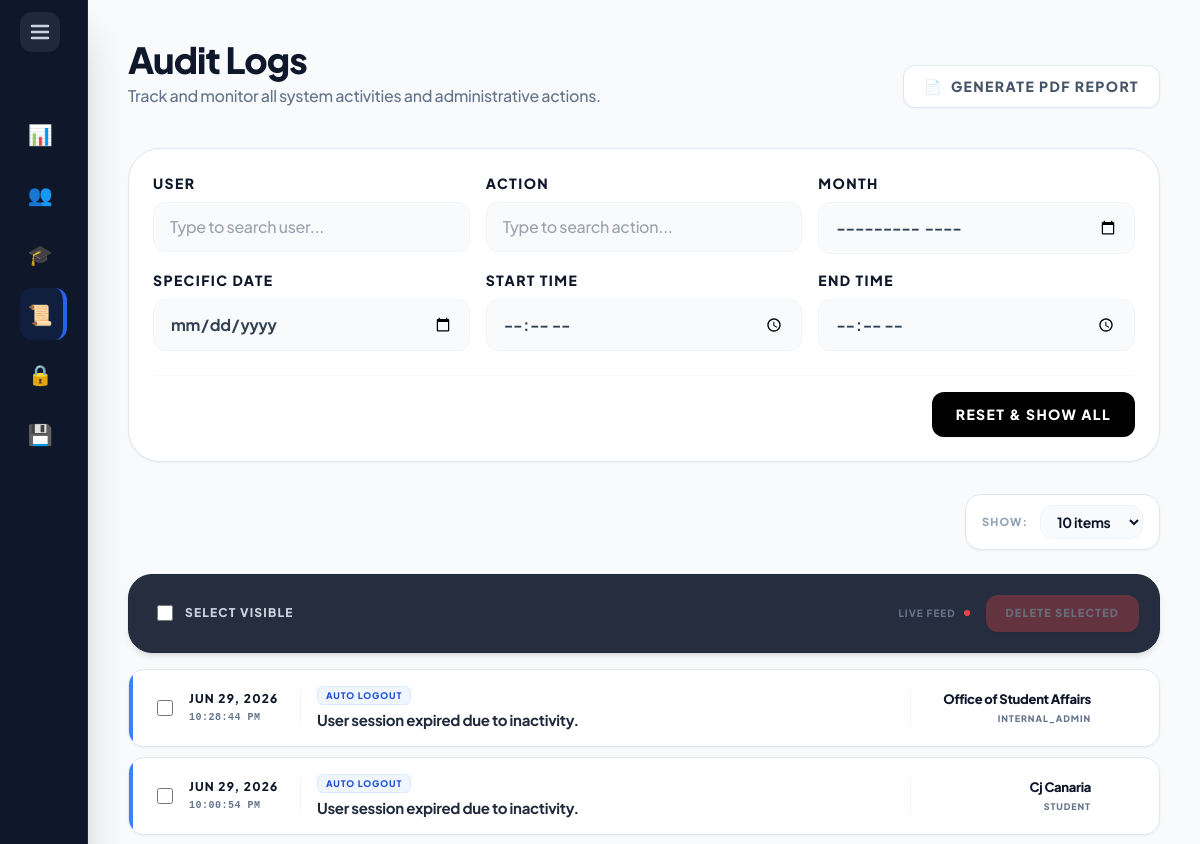
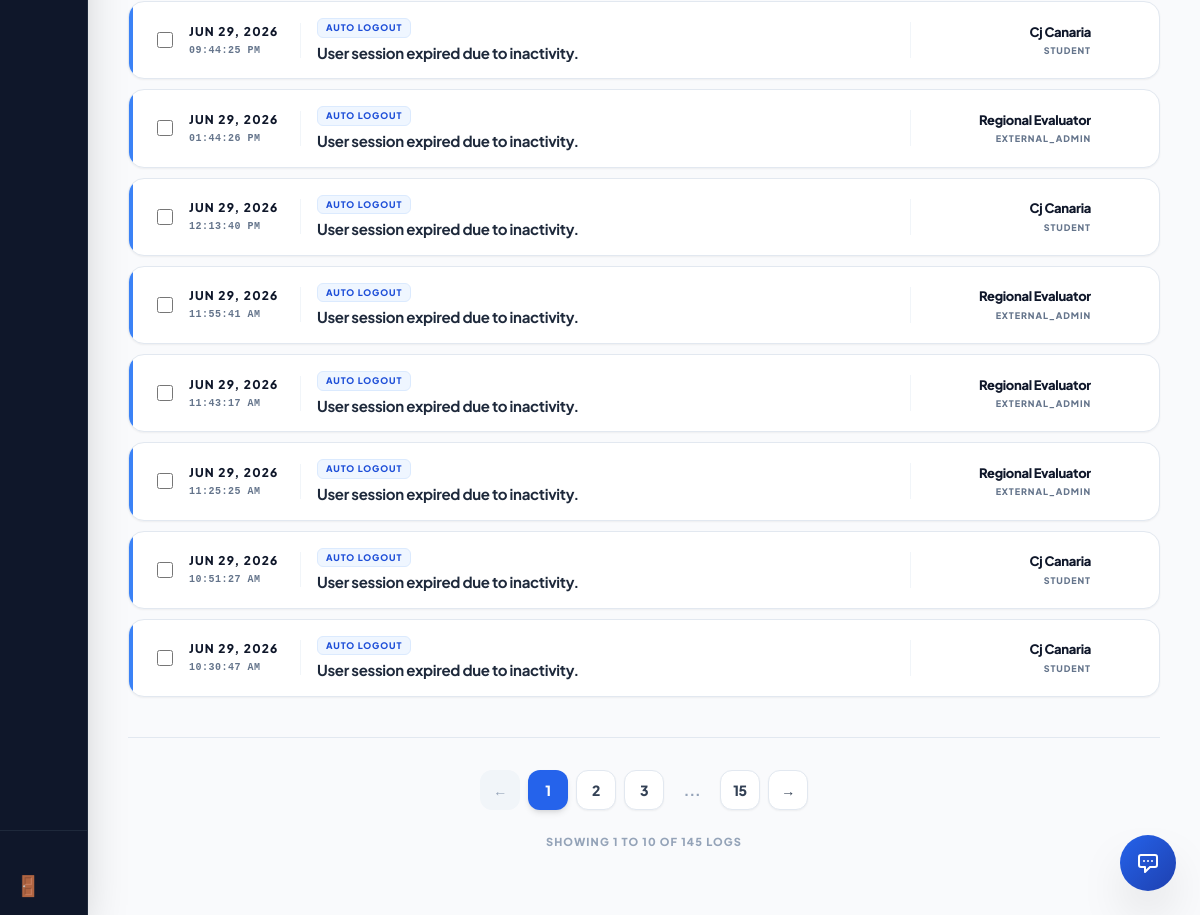
The page /super_admin/logs.php (signed in) on the database its author committed (2 pictures, top to bottom).
### tables this page shows
CREATE TABLE `audit_log` (
  `AuditID` int(11) NOT NULL AUTO_INCREMENT,
  `UserID` int(11) DEFAULT NULL,
  `ActionPerformed` varchar(255) DEFAULT NULL,
  `ActionDate` timestamp NOT NULL DEFAULT current_timestamp(),
  `Description` text DEFAULT NULL,
  `IPAddress` varchar(45) DEFAULT NULL,
  PRIMARY KEY (`AuditID`)
);

CREATE TABLE `users` (
  `UserID` int(11) NOT NULL AUTO_INCREMENT,
  `Username` varchar(50) NOT NULL,
  `Email` varchar(100) NOT NULL,
  `PasswordHash` varchar(255) NOT NULL,
  `FirstName` varchar(100) NOT NULL,
  `LastName` varchar(100) NOT NULL,
  `Role` enum('Student','Internal_Admin','External_Admin','Super_Admin') DEFAULT 'Student',
  `AccountStatus` varchar(20) DEFAULT 'Active',
  `StudentID_Num` varchar(50) DEFAULT NULL,
  `YearLevel` varchar(50) DEFAULT NULL,
  `GPA` decimal(4,2) DEFAULT NULL,
  `Major` varchar(100) DEFAULT NULL,
  `ProgramID` int(11) DEFAULT NULL,
  `Department` varchar(100) DEFAULT NULL,
  `Organization` varchar(100) DEFAULT NULL,
  `ContactNumber` varchar(20) DEFAULT NULL,
  `DateOfBirth` date DEFAULT NULL,
  `ProfilePicture` varchar(255) DEFAULT NULL,
  `ResetToken` varchar(255) DEFAULT NULL,
  `ResetTokenExpire` datetime DEFAULT NULL,
  `Gender` varchar(20) NOT NULL DEFAULT 'Not Specified',
  PRIMARY KEY (`UserID`),
  UNIQUE KEY `Username` (`Username`),
  UNIQUE KEY `Email` (`Email`)
);

### super_admin/logs.php (the view, shortened to what this page needs)
<?php
include '../includes/db_connect.php';
include '../includes/header.php';
include '../includes/super_sidebar.php';
$query = "
    SELECT l.*, u.FirstName, u.LastName, u.Role
    FROM audit_log l
    LEFT JOIN users u ON l.UserID = u.UserID
    ORDER BY l.ActionDate DESC LIMIT 500
";
try {
    $stmt = $pdo->prepare($query);
    $stmt->execute();
    $logs = $stmt->fetchAll();
} catch (PDOException $e) {
    die("Database Error: " . $e->getMessage());
}
?>
<main class="flex-1 p-5 lg:p-10 lg:ml-72 bg-slate-50/50 min-h-screen transition-all duration-300">
    <header class="flex flex-col sm:flex-row sm:justify-between sm:items-end gap-4 mb-10">
        <div>
            <h2 class="text-3xl lg:text-4xl font-black text-slate-900 tracking-tight">Audit Logs</h2>
            <p class="text-slate-500 text-sm lg:text-base font-medium mt-1">Track and monitor all system activities and administrative actions.</p>
        </div>
        <div class="flex items-center gap-3">
            <a href="export_logs_pdf.php" target="_blank" class="bg-white text-slate-600 border border-slate-200 px-5 py-2.5 rounded-xl text-[14px] font-black uppercase tracking-widest hover:bg-slate-900 hover:text-white hover:border-slate-900 transition-all shadow-sm flex items-center gap-2 group">
                <span class="opacity-50 group-hover:opacity-100 transition-opacity">📄</span> Generate PDF Report
            </a>
        </div>
    </header>
    <div class="bg-white p-6 rounded-[2rem] border border-slate-200 shadow-sm mb-8">
        <div class="flex flex-col gap-4">
            <div class="grid grid-cols-1 md:grid-cols-2 lg:grid-cols-3 xl:grid-cols-6 gap-4">
                <div>
                    <label class="block text-[14px] font-black text-slate-900 uppercase tracking-widest mb-2">User</label>
                    <input type="text" id="filterUser" list="usersList" oninput="filterLogs()" placeholder="Type to search user..." autocomplete="off" class="w-full bg-slate-50 border border-slate-100 px-4 py-3 rounded-xl font-bold text-md text-slate-700 outline-none focus:ring-2 focus:ring-blue-500/20 transition-all cursor-text placeholder:font-medium">
                </div>
                <div>
                    <label class="block text-[14px] font-black text-slate-900 uppercase tracking-widest mb-2">Action</label>
                    <input type="text" id="filterAction" list="actionsList" oninput="filterLogs()" placeholder="Type to search action..." autocomplete="off" class="w-full bg-slate-50 border border-slate-100 px-4 py-3 rounded-xl font-bold text-md text-slate-700 outline-none focus:ring-2 focus:ring-blue-500/20 transition-all cursor-text placeholder:font-medium">
                </div>
                <div><label class="block text-[14px] font-black text-slate-900 uppercase tracking-widest mb-2">Month</label><input type="month" id="filterMonth" onchange="filterLogs()" class="w-full bg-slate-50 border border-slate-100 px-4 py-3 rounded-xl font-bold text-md text-slate-700 outline-none focus:ring-2 focus:ring-blue-500/20 transition-all cursor-pointer"></div>
                <div><label class="block text-[14px] font-black text-slate-900 uppercase tracking-widest mb-2">Specific Date</label><input type="date" id="filterDate" onchange="filterLogs()" class="w-full bg-slate-50 border border-slate-100 px-4 py-3 rounded-xl font-bold text-md text-slate-700 outline-none focus:ring-2 focus:ring-blue-500/20 transition-all cursor-pointer"></div>
                <div><label class="block text-[14px] font-black text-slate-900 uppercase tracking-widest mb-2">Start Time</label><input type="time" id="filterTimeStart" onchange="filterLogs()" class="w-full bg-slate-50 border border-slate-100 px-4 py-3 rounded-xl font-bold text-md text-slate-700 outline-none focus:ring-2 focus:ring-blue-500/20 transition-all cursor-pointer"></div>
                <div><label class="block text-[14px] font-black text-slate-900 uppercase tracking-widest mb-2">End Time</label><input type="time" id="filterTimeEnd" onchange="filterLogs()" class="w-full bg-slate-50 border border-slate-100 px-4 py-3 rounded-xl font-bold text-md text-slate-700 outline-none focus:ring-2 focus:ring-blue-500/20 transition-all cursor-pointer"></div>
            </div>
            <div class="flex justify-end mt-2 pt-4 border-t border-slate-50">
                <button type="button" onclick="clearFilters()" class="bg-black text-white px-6 py-3 rounded-xl font-black text-[14px] uppercase tracking-widest hover:bg-slate-800 transition-all shadow-sm active:scale-95 flex items-center justify-center">Reset & Show All</button>
            </div>
        </div>
    </div>
    <div class="flex justify-end mb-6" id="logContainer">
        <div class="flex items-center gap-3 bg-white px-4 py-2.5 rounded-2xl border border-slate-200 shadow-sm shrink-0">
            <span class="text-[11px] font-black text-slate-400 uppercase tracking-widest hidden sm:inline">Show:</span>
            <select id="itemsPerPage" onchange="changeItemsPerPage()" class="bg-slate-50 border border-slate-100 text-slate-900 text-sm font-bold rounded-xl focus:ring-2 focus:ring-blue-500 focus:border-blue-500 block px-3 py-1.5 outline-none cursor-pointer">
                <option value="10" selected>10 items</option>
            </select>
        </div>
    </div>
    <form action="../actions/process_crud.php" method="POST" id="batchDeleteForm" onsubmit="return confirm('Are you sure you want to delete the selected logs? This cannot be undone.');">
        <div class="bg-slate-900 p-4 lg:p-5 rounded-[1.5rem] flex items-center justify-between mb-4 shadow-md sticky top-[5.5rem] z-40 backdrop-blur-md bg-slate-900/90 border border-slate-800">
            <div class="flex items-center gap-3 px-2">
                <input type="checkbox" id="selectAll" class="w-4 h-4 rounded border-slate-700 bg-slate-800 text-blue-500 focus:ring-blue-500 cursor-pointer">
                <label for="selectAll" class="text-[12px] font-black text-slate-300 uppercase tracking-widest cursor-pointer select-none">Select Visible</label>
            </div>
            <div class="flex items-center gap-4">
                <span class="hidden sm:flex items-center gap-2 text-[10px] font-black text-slate-500 uppercase tracking-widest">
                    Live Feed <span class="w-1.5 h-1.5 rounded-full bg-red-500 animate-pulse"></span>
                </span>
                <button type="submit" id="deleteBtn" disabled class="bg-red-500 text-white px-5 py-2.5 rounded-xl text-[11px] font-black uppercase tracking-widest hover:bg-red-600 transition-all disabled:opacity-30 disabled:cursor-not-allowed disabled:hover:bg-red-500 shadow-md">
                    Delete Selected
                </button>
            </div>
        </div>
        <div id="logsGrid" class="flex flex-col gap-2.5">
            <?php foreach($logs as $log):
                $user_fullname = $log['FirstName'] ? $log['FirstName'] . ' ' . $log['LastName'] : 'System / Unknown';
            ?>
            <div class="log-card bg-white rounded-2xl border border-slate-200 shadow-sm hover:shadow-md hover:border-blue-300 transition-all flex flex-col lg:flex-row items-start lg:items-center justify-between p-4 relative overflow-hidden group"
                 data-user-name="<?= strtolower(htmlspecialchars($user_fullname)) ?>"
                 data-action="<?= strtolower(htmlspecialchars($log['ActionPerformed'])) ?>"
                 data-month="<?= date('Y-m', strtotime($log['ActionDate'])) ?>"
                 data-date="<?= date('Y-m-d', strtotime($log['ActionDate'])) ?>"
                 data-time="<?= date('H:i', strtotime($log['ActionDate'])) ?>">
                <div class="absolute top-0 left-0 w-1 h-full bg-blue-500"></div>
                <div class="flex gap-4 items-center flex-1 min-w-0 pl-3 w-full lg:w-auto">
                    <input type="checkbox" name="log_ids[]" value="<?= $log['AuditID'] ?>" class="log-checkbox w-4 h-4 rounded border-slate-300 text-blue-600 focus:ring-blue-500 cursor-pointer shrink-0">
                    <div class="shrink-0 w-24 lg:w-28 border-r border-slate-100 pr-3 lg:pr-4 hidden sm:block">
                        <p class="text-[11px] lg:text-[12px] font-black text-slate-900 uppercase tracking-widest"><?= date('M d, Y', strtotime($log['ActionDate'])) ?></p>
                        <p class="text-[10px] font-black text-slate-500 font-mono tracking-wider mt-0.5"><?= date('h:i:s A', strtotime($log['ActionDate'])) ?></p>
                    </div>
                    <div class="flex-1 min-w-0 pr-2">
                        <div class="flex items-center gap-2 mb-1.5 flex-wrap">
                            <span class="bg-blue-50 text-blue-700 px-2 py-0.5 rounded-md font-black text-[9px] uppercase tracking-widest border border-blue-100 shrink-0">
                                <?= htmlspecialchars($log['ActionPerformed']) ?>
                            </span>
                        </div>
                        <p class="text-sm lg:text-[15px] font-bold text-slate-800 leading-tight truncate" title="<?= htmlspecialchars($log['Description']) ?>">
                            <?= htmlspecialchars($log['Description']) ?>
                        </p>
                    </div>
                </div>
                <div class="flex items-center justify-between w-full lg:w-auto shrink-0 mt-3 lg:mt-0 border-t lg:border-t-0 lg:border-l border-slate-100 pt-3 lg:pt-0 lg:pl-5 pl-10 sm:pl-11">
                    <div class="text-left lg:text-right w-40 flex-1 lg:flex-none">
                        <p class="text-[13px] font-black text-slate-900 truncate">
                            <?= htmlspecialchars($user_fullname) ?>
                        </p>
                        <p class="text-[9px] font-black text-slate-500 uppercase tracking-widest mt-0.5">
                            <?= htmlspecialchars($log['Role'] ?? 'Automated') ?>
                        </p>
                    </div>
                </div>
            </div>
            <?php endforeach; ?>
        </div>
        <div class="flex flex-col items-center justify-center mt-10 gap-4 border-t border-slate-200 pt-8 mb-6">
            <div id="paginationControls" class="flex flex-wrap justify-center gap-2"></div>
            <div id="pageInfo" class="text-[11px] font-black text-slate-400 uppercase tracking-widest text-center mt-2">
            </div>
        </div>
    </form>
</main>
<?php include '../includes/footer.php'; ?>

### includes/header.php (style rules this page uses)
:root { --sidebar-width: 5.5rem; --transition-speed: 0.4s; --transition-curve: cubic-bezier(0.4, 0, 0.2, 1); }
body { font-family: 'Plus Jakarta Sans', sans-serif; letter-spacing: -0.02em; overflow-x: hidden; }
main { margin-left: var(--sidebar-width) !important; transition: margin-left var(--transition-speed) var(--transition-curve); width: calc(100vw - var(--sidebar-width)); }

### rows shown on the page
audit_log: ActionDate "JUN 29, 2026", ActionDate "10:28:44 PM", ActionPerformed "AUTO LOGOUT", Description "User session expired due to inactivity.", UserID.LastName "Office of Student Affairs", UserID.Role "INTERNAL_ADMIN"
audit_log: ActionDate "JUN 29, 2026", ActionDate "10:00:54 PM", ActionPerformed "AUTO LOGOUT", Description "User session expired due to inactivity.", UserID.LastName "Cj Canaria", UserID.Role "STUDENT"
audit_log: ActionDate "JUN 29, 2026", ActionDate "09:44:25 PM", ActionPerformed "AUTO LOGOUT", Description "User session expired due to inactivity.", UserID.LastName "Cj Canaria", UserID.Role "STUDENT"
audit_log: ActionDate "JUN 29, 2026", ActionDate "01:44:26 PM", ActionPerformed "AUTO LOGOUT", Description "User session expired due to inactivity.", UserID.LastName "Regional Evaluator", UserID.Role "EXTERNAL_ADMIN"
audit_log: ActionDate "JUN 29, 2026", ActionDate "12:13:40 PM", ActionPerformed "AUTO LOGOUT", Description "User session expired due to inactivity.", UserID.LastName "Cj Canaria", UserID.Role "STUDENT"
audit_log: ActionDate "JUN 29, 2026", ActionDate "11:55:41 AM", ActionPerformed "AUTO LOGOUT", Description "User session expired due to inactivity.", UserID.LastName "Regional Evaluator", UserID.Role "EXTERNAL_ADMIN"
audit_log: ActionDate "JUN 29, 2026", ActionDate "11:43:17 AM", ActionPerformed "AUTO LOGOUT", Description "User session expired due to inactivity.", UserID.LastName "Regional Evaluator", UserID.Role "EXTERNAL_ADMIN"
audit_log: ActionDate "JUN 29, 2026", ActionDate "11:25:25 AM", ActionPerformed "AUTO LOGOUT", Description "User session expired due to inactivity.", UserID.LastName "Regional Evaluator", UserID.Role "EXTERNAL_ADMIN"
audit_log: ActionDate "JUN 29, 2026", ActionDate "10:51:27 AM", ActionPerformed "AUTO LOGOUT", Description "User session expired due to inactivity.", UserID.LastName "Cj Canaria", UserID.Role "STUDENT"
audit_log: ActionDate "JUN 29, 2026", ActionDate "10:30:47 AM", ActionPerformed "AUTO LOGOUT", Description "User session expired due to inactivity.", UserID.LastName "Cj Canaria", UserID.Role "STUDENT"

### other values the page prints
$item[1] "📊"
$item[1] "👥"
$item[1] "🎓"
$item[1] "📜"
$item[1] "🔒"
$item[1] "💾"
